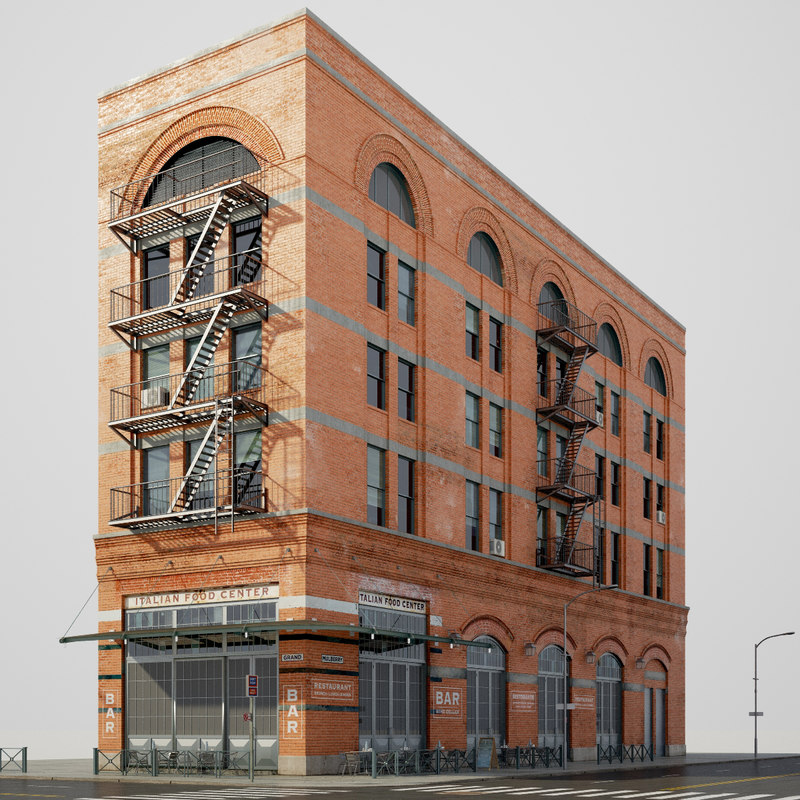
#> input picture ps3/Garg_Sanjana_PS3_py/building.jpg, 800 x 800 px
$ python rectify.py
#> lines starting #> are read from the running program, lines starting #| are printed output that depends on the picture
### ps3/Garg_Sanjana_PS3_py/computeH.py
import numpy as np


def computeH(t1, t2):
    L = []
    for i in range(t1.shape[1]):
        p1 = [t1[0][i], t1[1][i], 1]
        p2 = [t2[0][i], t2[1][i], 1]
        a1 = [-p2[2] * p1[0], -p2[2] * p1[1], -p2[2] * p1[2], 0, 0, 0,
              p2[0] * p1[0], p2[0] * p1[1], p2[0] * p1[2]]
        a2 = [0, 0, 0, -p2[2] * p1[0], -p2[2] * p1[1], -p2[2] * p1[2],
              p2[1] * p1[0], p2[1] * p1[1], p2[1] * p1[2]]
        L.append(a1)
        L.append(a2)
    L = np.array(L)
    u, s, v = np.linalg.svd(L)
    h = np.reshape(v[8], (3, 3))
    h = (1 / h[2][2]) * h
    return h

### ps3/Garg_Sanjana_PS3_py/rectify.py
import numpy as np
from PIL import Image
from computeH import computeH
import matplotlib.pyplot as plt


def rectify(inputIm, points, nw, nh):
    hi, wi = inputIm.shape[:2]
    H = computeH(points, np.array([[0, 0], [nw, 0], [nw, nh], [0, nh]]).T)
    hinv = np.linalg.inv(H)

    bbox = np.array([[0, 0, wi, wi], [0, hi, 0, hi], [1, 1, 1, 1]])
    warped_bbox = np.matmul(H, bbox)
    warped_bbox = warped_bbox / warped_bbox[-1]

    xmin = int(warped_bbox[0].min())
    xmax = int(warped_bbox[0].max())
    ymin = int(warped_bbox[1].min())
    ymax = int(warped_bbox[1].max())
    width = xmax - xmin
    height = ymax - ymin

    x = np.arange(xmin, xmax, 1)
    y = np.arange(ymin, ymax, 1)
    xv, yv = np.meshgrid(x, y, sparse=False, indexing='xy')

    ref_coord = np.vstack((xv.ravel(), yv.ravel(), np.ones(xv.size)))
    inp_coord = np.matmul(hinv, ref_coord)
    inp_coord = inp_coord / inp_coord[-1]
    inp_x = (inp_coord[0]).astype('int')
    inp_y = (inp_coord[1]).astype('int')

    valid = (inp_x < wi) & (inp_x >= 0) & (inp_y >= 0) & (inp_y < hi)
    warp_im = np.zeros((width * height, 3), dtype='uint8')
    for i in range(width * height):
        if valid[i]:
            warp_im[i, :] = inputIm[inp_y[i], inp_x[i], :]
    warp_im = warp_im.reshape((height, width, 3))

    offset_x = 0
    offset_y = 0
    if ymin < 0:
        offset_y = int(abs(ymin))
    if xmin < 0:
        offset_x = int(abs(xmin))

    warp_im = warp_im[offset_y:offset_y + nh, offset_x:offset_x + nw, :]

    return warp_im

def run(t1_file, inp_img_file, width, height, name):
#> called with t1_file = './bldpoints.npy', inp_img_file = './building.jpg', width = 700, height = 500, name = 'building'
    t1 = np.load(t1_file).T
#> (reads ps3/Garg_Sanjana_PS3_py/bldpoints.npy from the repository)
    inp_img = np.asarray(Image.open(inp_img_file))
#> inp_img is the input picture: shape (800, 800, 3); mean R, G, B 163.4, 146, 135.4

    fig, ax = plt.subplots()
    ax = plt.imshow(inp_img)
    plt.scatter(t1[0], t1[1], marker='+', zorder=2, color='red')
    plt.savefig('inp_' + name + '.jpg', dpi=200)
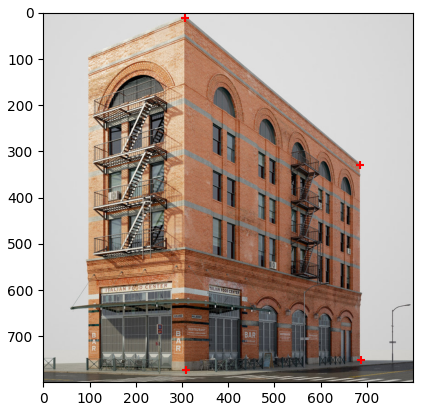
#> figure drawn by matplotlib, 1 panel

    wim = rectify(inp_img, t1, width, height)
#> in rectify, `warp_im = warp_im.reshape((height, width, 3))`:
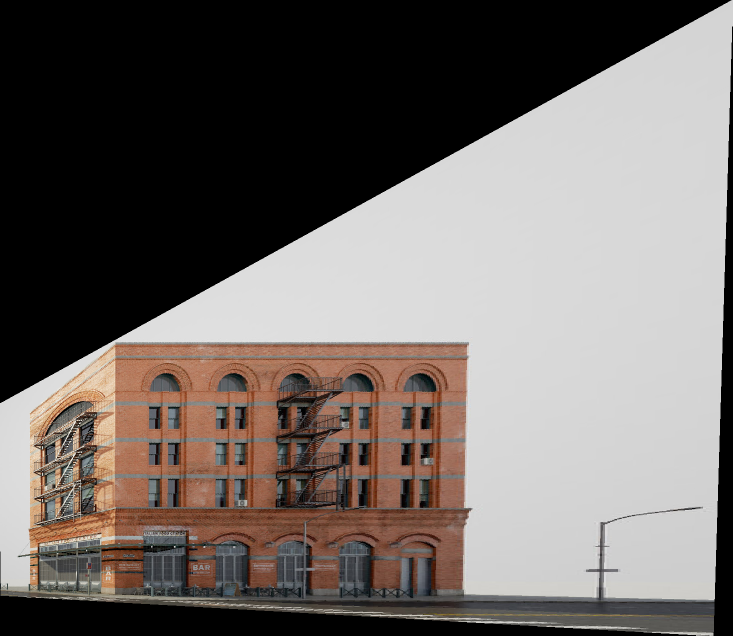
#> warp_im: shape (1271, 1465, 3) (shown at 1/2 size); mean of channels 0, 1, 2 113.2, 106, 102.3; drawn as R, G, B
#> in rectify, `warp_im = warp_im[offset_y:offset_y + nh, offset_x:offset_x + nw, :]`:
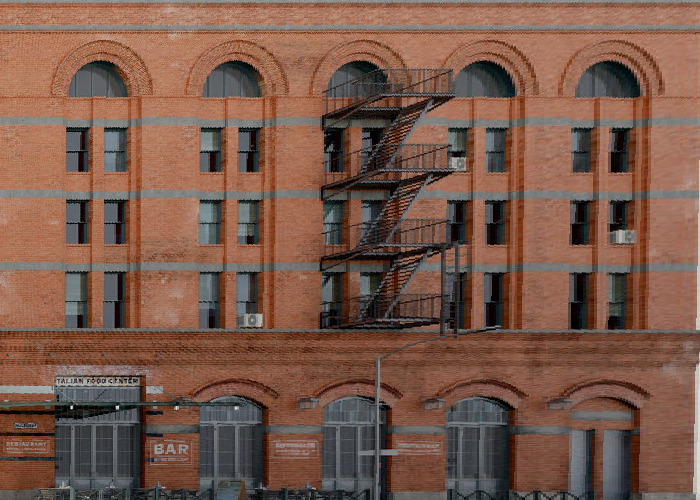
#> warp_im: shape (500, 700, 3); mean of channels 0, 1, 2 121.5, 88.8, 74.5; drawn as R, G, B

    Image.fromarray(wim).save('warp_' + name + '.png')

if __name__ == "__main__":
   run('./bldpoints.npy', './building.jpg', 700, 500, 'building')
